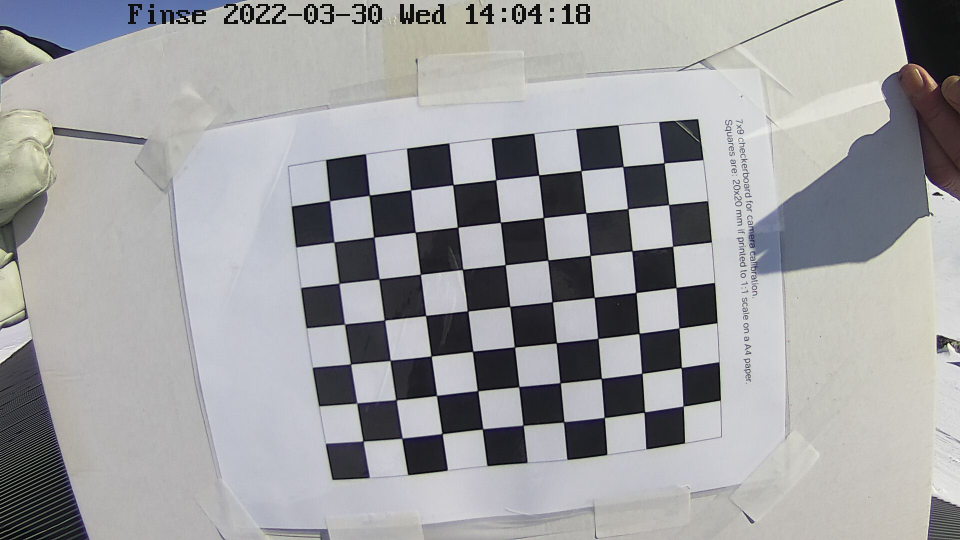
#> input picture projimdem/CameraCalibration/data/finse_webcam/129.240.244.154_01_20220330140418935_TIMING.jpg, 1920 x 1080 px (shown at 1/2 size); its folder holds only this picture in this run
$ jupyter execute CameraCalibOpenCV.ipynb
#> lines starting #> are read from the running program, lines starting #| are printed output that depends on the picture; after the words box and inside, x2 and y2 are one past the last pixel; in counts of white or black regions, pixels touching at a corner belong together; long printed decimals are rounded
# Camera Calibration wit OpenCV
https://docs.opencv.org/4.5.3/dc/dbb/tutorial_py_calibration.html

[cell 1]
import numpy as np
import cv2 as cv
import glob
# termination criteria

# Inner chessboard size (in number of squares)
cbSize = [7,9]
pix_mm = 217/10

criteria = (cv.TERM_CRITERIA_EPS + cv.TERM_CRITERIA_MAX_ITER, 30, 0.001)
# prepare object points, like (0,0,0), (1,0,0), (2,0,0) ....,(6,5,0)
objp = np.zeros((cbSize[0]*cbSize[1],3), np.float32)
objp[:,:2] = np.mgrid[0:cbSize[1],0:cbSize[0]].T.reshape(-1,2)*pix_mm

# Arrays to store object points and image points from all the images.
objpoints = [] # 3d point in real world space
imgpoints = [] # 2d points in image plane.
images = glob.glob("./data/finse_webcam/*.jpg")
images.sort()

for fname in images:
    print(fname)
    img = cv.imread(fname)
#> img is the input picture: shape (1080, 1920, 3); mean B, G, R 162.6, 160.9, 160.5
    gray = cv.cvtColor(img, cv.COLOR_BGR2GRAY)
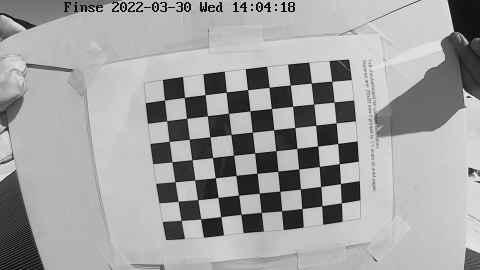
#> gray: shape (1080, 1920) (shown at 1/4 size); min 0, max 255, mean 160.9
    # Find the chess board corners
    ret, corners = cv.findChessboardCorners(gray, (cbSize[1],cbSize[0]), None)
#> ret = True; corners = 63 rows, first 8: [1365.8, 811], [1288.5, 824.5], [1209, 835.5], [1127.5, 844.5], [1047, 851], [965.5, 858], [884, 868], [804.5, 876.5]
    # If found, add object points, image points (after refining them)
    if ret == True:
        objpoints.append(objp)
        corners2 = cv.cornerSubPix(gray,corners, (11,11), (-1,-1), criteria)
#> corners2 = 63 rows, first 8: [1366.6, 812.5], [1288.9, 824.4], [1208.9, 835.3], [1127.9, 844], [1046.6, 850.8], [965.5, 858.3], [884.7, 867.6], [804.4, 876.6]
        imgpoints.append(corners)
        # Draw and display the corners
        cv.drawChessboardCorners(img, (cbSize[1],cbSize[0]), corners2, ret)
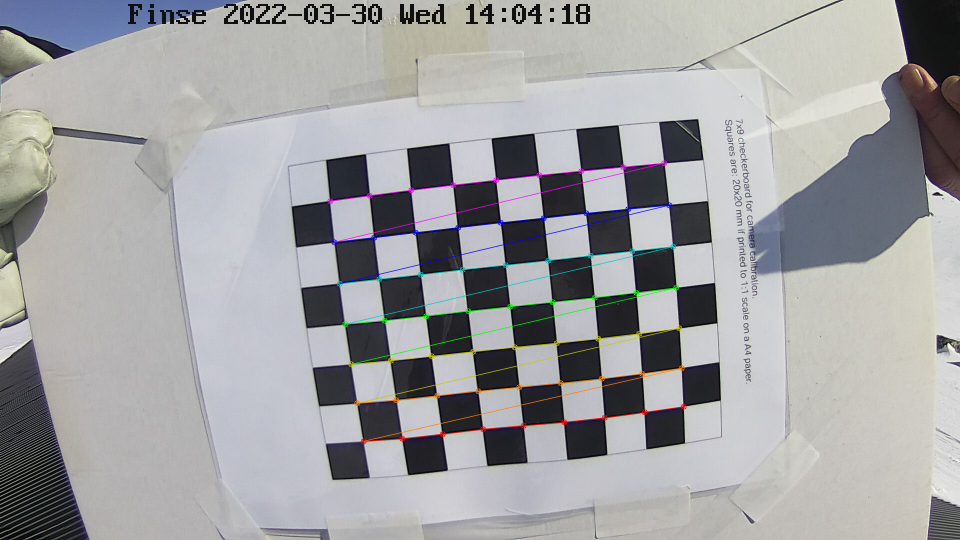
#> img: shape (1080, 1920, 3) (shown at 1/2 size); 1.48% of pixels changed, all inside (x1, y1, x2, y2) = (654, 320, 1374, 889)
        cv.imshow('img', img)
        cv.waitKey(500)
cv.destroyAllWindows()

[cell 2]
ret, mtx, dist, rvecs, tvecs = cv.calibrateCamera(objpoints, imgpoints, gray.shape[::-1], None, None)
#> ret = 1.28; mtx = [[25386.2, 0, 1043.9], [0, 19116.2, 338.5], [0, 0, 1]]; dist = [[-129, 28833.2, 0.671, 0.168, 73.67]]; rvecs = ([-1.05, -0.0706, 2.86],); tvecs = ([65.8, 125.8, 4952.4],)

[cell 3]
mtx
#> Out has the same summary as mtx

[cell 4]
img = cv.imread(images[0])
h,  w = img.shape[:2]
newcameramtx, roi = cv.getOptimalNewCameraMatrix(mtx, dist, (w,h), 1, (w,h))
#> newcameramtx = [[21089.9, 0, 1061.4], [0, 16576.3, 396.1], [0, 0, 1]]; roi = (119, 75, 1712, 969)

[cell 5]
# undistort
dst = cv.undistort(img, mtx, dist, None, newcameramtx)
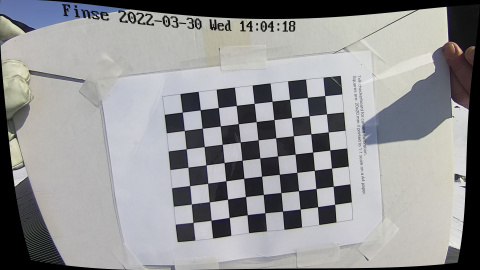
#> dst: shape (1080, 1920, 3) (shown at 1/4 size); mean B, G, R 148.7, 147.3, 146.9
# crop the image
x, y, w, h = roi
#> x = 119; y = 75; w = 1712; h = 969
dst = dst[y:y+h, x:x+w]
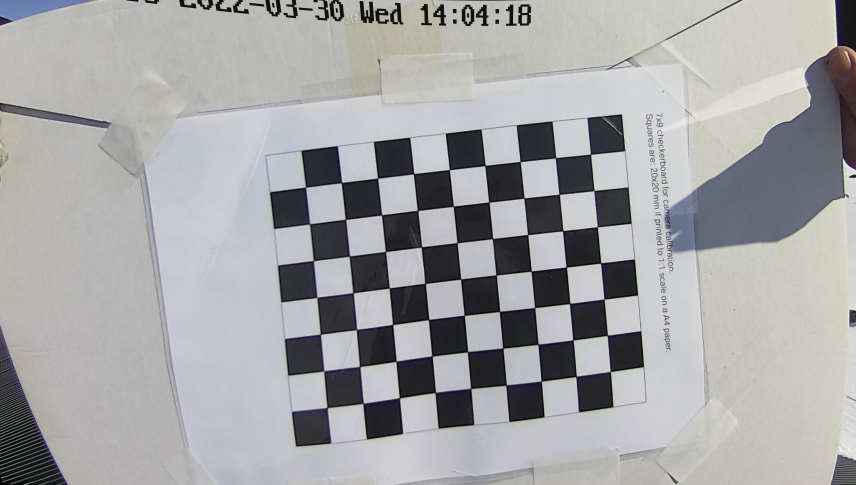
#> dst: shape (969, 1712, 3) (shown at 1/2 size); mean B, G, R 166.9, 165.4, 165.1
cv.imwrite('calibresult_webcam.png', dst)
#> Out = True

[cell 6]
mean_error = 0
for i in range(len(objpoints)):
    imgpoints2, _ = cv.projectPoints(objpoints[i], rvecs[i], tvecs[i], mtx, dist)
    error = cv.norm(imgpoints[i], imgpoints2, cv.NORM_L2)/len(imgpoints2)
    mean_error += error
#> this loop made 1 pass
#> (error, mean_error) on pass 1: (0.161, 0.161)
#> after the loop, mean_error = 0.161
print( "total error: {}".format(mean_error/len(objpoints)) )
#| total error: 0.1613

[cell 7]
dict(zip(['k1','k2','p1','p2','k3'],dist[0]))
#> Out = {'k1': -129, 'k2': 28833.2, 'p1': 0.671, 'p2': 0.168, 'k3': 73.67}

[cell 8]
dist
#> Out = [[-129, 28833.2, 0.671, 0.168, 73.67]]

$ run again, on projimdem/CameraCalibration/data/finse_webcam/129.240.244.154_01_20220330140439010_TIMING.jpg
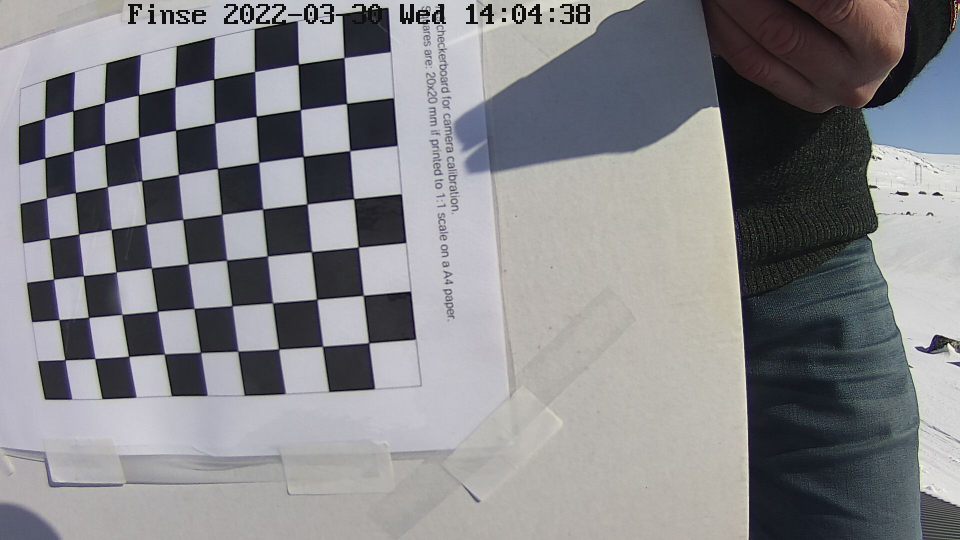
#> input picture projimdem/CameraCalibration/data/finse_webcam/129.240.244.154_01_20220330140439010_TIMING.jpg, 1920 x 1080 px (shown at 1/2 size)
#> img is the input picture: shape (1080, 1920, 3); mean B, G, R 138, 134.5, 134.4
#> `ret, corners = cv.findChessboardCorners(gray, (cbSize[1],cbSize[0]), N..`: ret = True; corners = 63 rows, first 8: [738.5, 686], [644.4, 692.3], [557.5, 699], [475.5, 702.5], [402.3, 704.5], [330.7, 707], [257.4, 712.6], [190, 718]
#> corners2 = 63 rows, first 8: [738.1, 685.8], [645.7, 692.8], [557.9, 698.2], [476.5, 702.6], [401.6, 704.9], [329.3, 708.4], [257.9, 712.9], [190.3, 717.5]
#> `cv.drawChessboardCorners(img, (cbSize[1],cbSize[0]), corners2, ret)`:
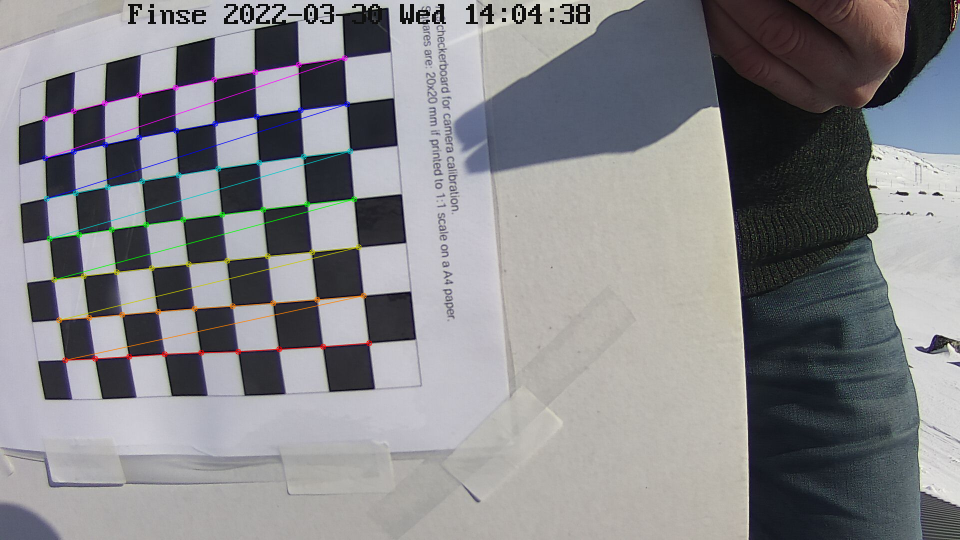
#> img: shape (1080, 1920, 3) (shown at 1/2 size); 1.38% of pixels changed, all inside (x1, y1, x2, y2) = (84, 110, 745, 727)
#> `ret, mtx, dist, rvecs, tvecs = cv.calibrateCamera(objpoints, imgpoints..`: ret = 1.17; mtx = [[1344.6, 0, 914.5], [0, 1340.3, 466.6], [0, 0, 1]]; dist = [[-0.492, 0.63, 0.012, 0.0212, -0.414]]; rvecs = ([-0.023, -0.153, 3.05],); tvecs = ([-40.01, 49.35, 296],)
#> `mtx`: Out has the same summary as mtx
#> newcameramtx = [[446, 0, 1438.1], [0, 613.3, 737.1], [0, 0, 1]]; roi = (1135, 524, 636, 494)
#> `x, y, w, h = roi`: x = 1135; y = 524; w = 636; h = 494
#> `dst = dst[y:y+h, x:x+w]`:
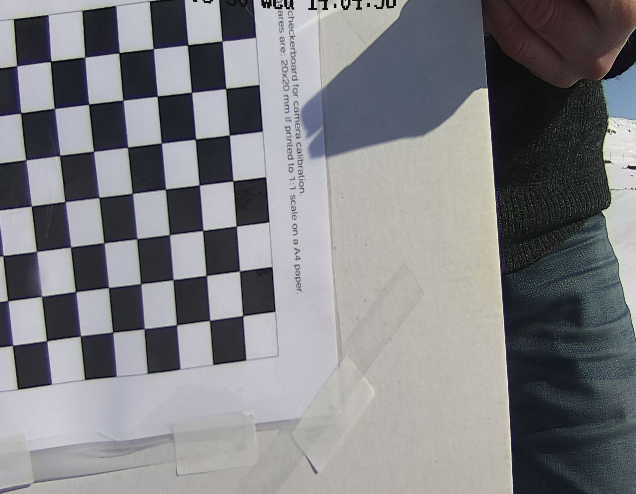
#> dst: shape (494, 636, 3); mean B, G, R 131.8, 128.3, 127.9
#> `cv.imwrite('calibresult_webcam.png', dst)`: Out = True
#> the loop `for i in range(len(objpoints)):` made 1 pass
#> (error, mean_error) on pass 1: (0.147, 0.147)
#> after the loop `for i in range(len(objpoints)):`: mean_error = 0.147
#| total error: 0.1473
#> `dict(zip(['k1','k2','p1','p2','k3'],dist[0]))`: Out = {'k1': -0.492, 'k2': 0.63, 'p1': 0.012, 'p2': 0.0212, 'k3': -0.414}
#> `dist`: Out = [[-0.492, 0.63, 0.012, 0.0212, -0.414]]

$ run again, on projimdem/CameraCalibration/data/finse_webcam/129.240.244.154_01_20220330140444003_TIMING.jpg
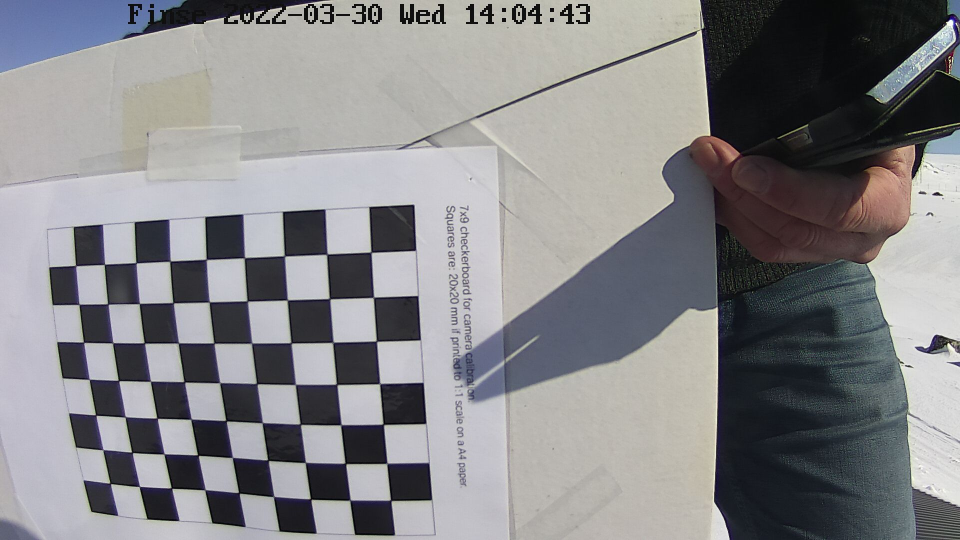
#> input picture projimdem/CameraCalibration/data/finse_webcam/129.240.244.154_01_20220330140444003_TIMING.jpg, 1920 x 1080 px (shown at 1/2 size)
#> img is the input picture: shape (1080, 1920, 3); mean B, G, R 136.3, 133.8, 134
#> `ret, corners = cv.findChessboardCorners(gray, (cbSize[1],cbSize[0]), N..`: ret = True; corners = 63 rows, first 8: [781.8, 999.9], [700, 1001], [621.5, 998.6], [547, 993.5], [480, 986.5], [408, 977], [343, 976.5], [278.5, 974]
#> corners2 = 63 rows, first 8: [781.9, 1000.9], [700.5, 1000.5], [621.8, 998.4], [547.7, 993.4], [478.3, 986], [410.4, 980], [343.5, 976.5], [279.1, 973.4]
#> `cv.drawChessboardCorners(img, (cbSize[1],cbSize[0]), corners2, ret)`:
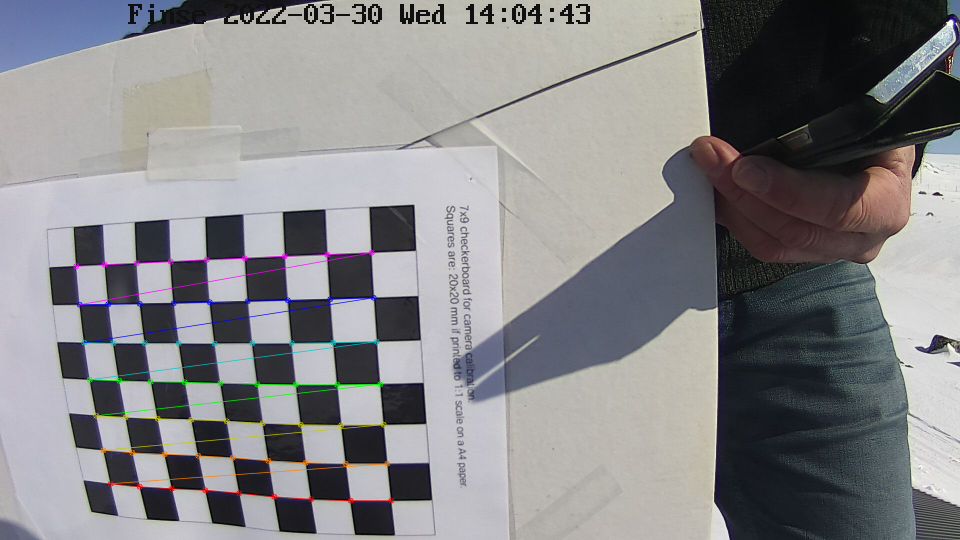
#> img: shape (1080, 1920, 3) (shown at 1/2 size); 1.32% of pixels changed, all inside (x1, y1, x2, y2) = (146, 499, 789, 1008)
#> `ret, mtx, dist, rvecs, tvecs = cv.calibrateCamera(objpoints, imgpoints..`: ret = 1.38; mtx = [[391.3, 0, 971.9], [0, 380.1, 567.2], [0, 0, 1]]; dist = [[-0.0344, 0.00263, 0.000196, 0.00431, -0.000108]]; rvecs = ([-0.00361, -0.073, 3.11],); tvecs = ([-49.7, 115.2, 95.33],)
#> `mtx`: Out = [[391.3, 0, 971.9], [0, 380.1, 567.2], [0, 0, 1]]
#> newcameramtx = [[189.5, 0, 1358.9], [0, 192.6, 359.4], [0, 0, 1]]; roi = (888, 72, 992, 563)
#> `x, y, w, h = roi`: x = 888; y = 72; w = 992; h = 563
#> `dst = dst[y:y+h, x:x+w]`:
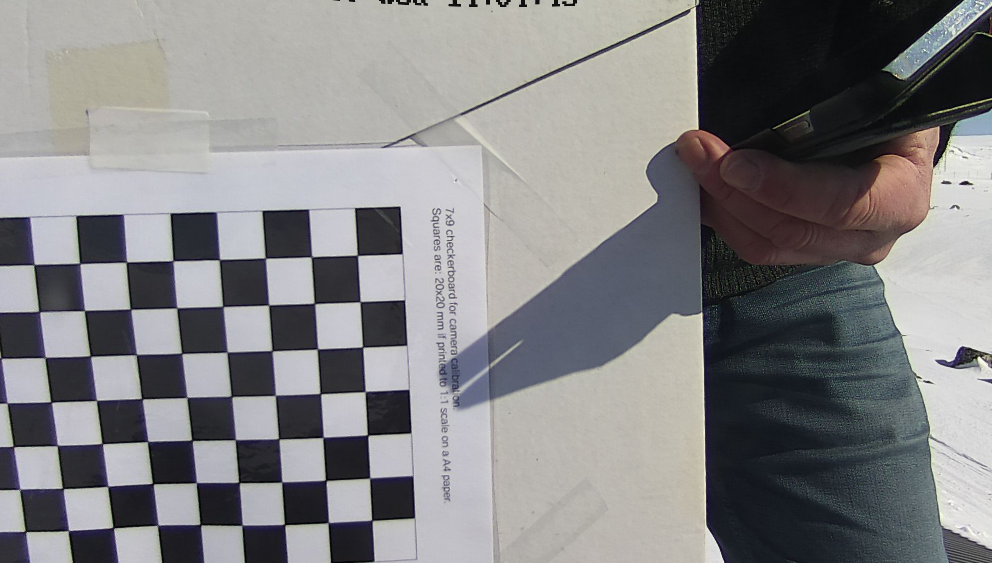
#> dst: shape (563, 992, 3); mean B, G, R 132.3, 130.8, 131.2
#> `cv.imwrite('calibresult_webcam.png', dst)`: Out = True
#> the loop `for i in range(len(objpoints)):` made 1 pass
#> (error, mean_error) on pass 1: (0.174, 0.174)
#> after the loop `for i in range(len(objpoints)):`: mean_error = 0.174
#| total error: 0.1735
#> `dict(zip(['k1','k2','p1','p2','k3'],dist[0]))`: Out = {'k1': -0.0344, 'k2': 0.00263, 'p1': 0.000196, 'p2': 0.00431, 'k3': -0.000108}
#> `dist`: Out = [[-0.0344, 0.00263, 0.000196, 0.00431, -0.000108]]
